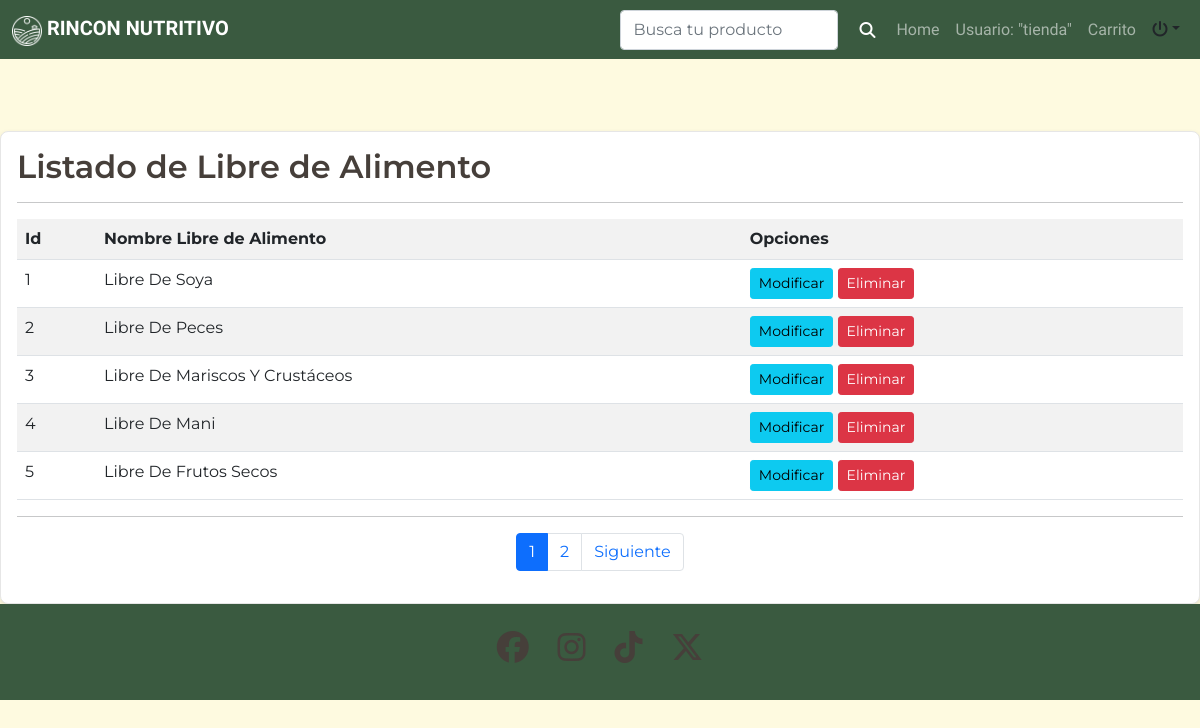
Screenshot of /listar-libres/ (signed in) with the database file from the repository.
### app/models.py (models this page shows, shortened)
class LibreDeAlimento(models.Model):
    nombre = models.CharField(max_length=30)

### app/views.py (the view)
# urls.py: path('listar-libres/', listar_Libres, name="listar_libres"),
@permission_required('app.view_libre_de_alimento')
def listar_Libres(request):
    libres = LibreDeAlimento.objects.all()
    page = request.GET.get('page',1)
    try:
        paginator = Paginator(libres, 5)
        libres = paginator.page(page)
    except:
        raise Http404
    data ={
        'entity': libres,
        'paginator': paginator
    }
    return render(request, 'app/libredealimento/listar.html', data)

### app/templates/app/libredealimento/listar.html (shortened to what this page needs)
{% extends 'app/base.html' %}
{% block contenido %}
{% load crispy_forms_tags %}
{% load humanize %}
<br><br><br>
<div class="card">
    <div class="card-body">
        <h2>Listado de Libre de Alimento</h2>
        <hr>
        <table class="table table-striped table-hover table-responsive-sm">
            <tr>
                <th>Id</th>
                <th>Nombre Libre de Alimento</th>
                <th>Opciones</th>
            </tr>
            {% for l in entity %}
            <tr>
                <td>{{ l.id | title }}</td>
                <td>{{ l.nombre| title }}</td>
                <td>
                    {% if perms.app.change_libre_de_alimento %}
                    <a href="{% url 'modificar_libre' l.id %}" class="btn btn-info btn-sm">Modificar</a>
                    {% endif %}
                    {%if perms.app.delete_libre_de_alimento %}
                    <a href="#" onclick="eliminarLibre({{ l.id }})" class="btn btn-danger btn-sm">Eliminar</a>
                    {% endif %}
                </td>
            </tr>
            {%  endfor %}
        </table>
        <hr>
        <div>
            {% include 'app/paginator.html' %}
        </div>
    </div>
</div>
{%  endblock %}

### app/templates/app/base.html (shortened to what this page needs)
<!DOCTYPE html>
<html lang="en">
<head>
    <link href="https://cdn.jsdelivr.net/npm/bootstrap@5.0.2/dist/css/bootstrap.min.css" rel="stylesheet">
    <link rel="stylesheet" href="https://cdnjs.cloudflare.com/ajax/libs/font-awesome/6.6.0/css/all.min.css">
    {% load static %}
    <link rel="stylesheet" href="{% static 'app/css/estilos.css' %}">
</head>
<body class="body-base">
  <header>
    <nav class="navbar navbar-expand-lg navbar-dark">
        <div class="container-fluid">
            <a class="navbar-brand" href="#">
                <img src="{% static 'app/img/Iconos/Logo-B.png' %}" alt="" width="30" height="30" class="d-inline-block align-text-top">
                RINCON NUTRITIVO
            </a>
            <div class="collapse navbar-collapse" id="navbarSupportedContent">
                <ul class="navbar-nav ms-auto mb-2 mb-lg-0">
                    {% if user.is_authenticated %}
                        <form class="d-flex" method="get" action="{% url 'home' %}">
                            <input class="form-control me-2" type="search" name="search" placeholder="Busca tu producto" aria-label="Search">
                            <button class="btn btn-icon" type="submit">
                                <i class="fa-solid fa-magnifying-glass"></i>
                            </button>
                        </form>
                        <li class="nav-item">
                            <a class="nav-link" href="{% url 'home' %}">Home</a>
                        </li>
                        <li class="nav-item">
                            <a class="nav-link" href="#">Usuario: "{{ user.username }}"</a>
                        </li>
                        <li class="nav-item">
                            <a class="nav-link" href="{% url 'ver_carrito' %}">Carrito</a>
                        </li>
                        <div class="nav-item dropdown">
                            <a class="nav-link dropdown-toggle text-dark" data-bs-toggle="dropdown" role="buton"
                                aria-expanded="false"><i class="fa-solid fa-power-off"></i></a>
                        </div>
                        {% else %}
                        <li class="nav-item">
                            <a class="nav-link active" aria-current="page" href="{% url 'index' %}">Inicio</a>
                        </li>
                        {% endif %}
                </ul>
            </div>
        </div>
    </nav>
</header>
    {% block contenido %}
    {% endblock contenido %}
    <footer class=" text-white text-center py-5">
        <div class="container">
            <div class="row justify-content-center">
                <div class="col-xs-12 col-md-6 col-lg-3">
                    <h2>
                        <i class="fa-brands fa-facebook"></i>
                        <i class="fa-brands fa-instagram"></i>
                        <i class="fa-brands fa-tiktok"></i>
                        <i class="fa-brands fa-x-twitter"></i>
                    </h2>
                </div>
            </div>
        </div>
    </footer>
</body>
</html>

### app/static/app/css/estilos.css (style rules this page uses)
.body-base { margin: 0; background-color: #FEFAE0; font-family: "Montserrat", sans-serif; }
.navbar { background-color: #3A5A40; }
.navbar-brand { font-family: "Bona Nova", serif; font-weight: 700; }
.nav-link { font-family: "Bona Nova", serif; }
footer { position: relative; bottom: 0; width: 100%; background-color: #3A5A40; height: 56px; display: flex; align-items: center; justify-content: center; }
footer i { margin: 0 10px; }
.btn-icon { display: flex; align-items: center; justify-content: center; width: auto; height: auto; }
.btn-icon i { font-size: 16px; color: #fff; }
.card { display: flex; flex-direction: column; height: 100%; width: 100%; border: 1px solid #E6E6E6; border-radius: 8px; box-shadow: 0 2px 5px rgba(0, 0, 0, 0.1); overflow: hidden; background-color: #fff; }
a { text-decoration: none; }
.detalles h1, h2 { color: #463F3A; font-weight: 600; }

### rows the page displays
LibreDeAlimento: id "1", nombre "Libre De Soya"
LibreDeAlimento: id "2", nombre "Libre De Peces"
LibreDeAlimento: id "3", nombre "Libre De Mariscos Y Crustáceos"
LibreDeAlimento: id "4", nombre "Libre De Mani"
LibreDeAlimento: id "5", nombre "Libre De Frutos Secos"

### other values shown
{{ user.username }} "tienda"
{{ page }} "1" "2"
